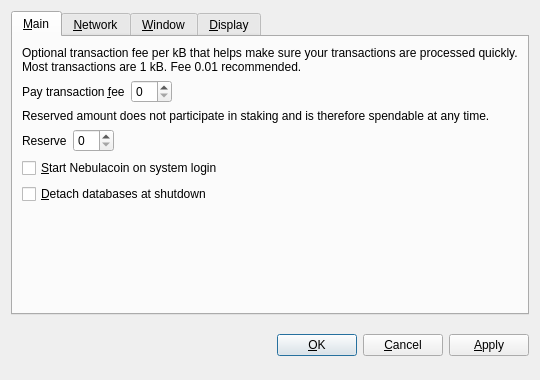
<?xml version="1.0" encoding="UTF-8"?>
<ui version="4.0">
 <class>OptionsDialog</class>
 <widget class="QDialog" name="OptionsDialog">
  <property name="geometry">
   <rect>
    <x>0</x>
    <y>0</y>
    <width>540</width>
    <height>380</height>
   </rect>
  </property>
  <property name="windowTitle">
   <string>Options</string>
  </property>
  <property name="modal">
   <bool>true</bool>
  </property>
  <layout class="QVBoxLayout" name="verticalLayout">
   <item>
    <widget class="QTabWidget" name="tabWidget">
     <property name="tabPosition">
      <enum>QTabWidget::North</enum>
     </property>
     <property name="currentIndex">
      <number>0</number>
     </property>
     <widget class="QWidget" name="tabMain">
      <attribute name="title">
       <string>&amp;Main</string>
      </attribute>
      <layout class="QVBoxLayout" name="verticalLayout_Main">
       <item>
        <widget class="QLabel" name="transactionFeeInfoLabel">
         <property name="text">
          <string>Optional transaction fee per kB that helps make sure your transactions are processed quickly. Most transactions are 1 kB. Fee 0.01 recommended.</string>
         </property>
         <property name="textFormat">
          <enum>Qt::PlainText</enum>
         </property>
         <property name="wordWrap">
          <bool>true</bool>
         </property>
        </widget>
       </item>
       <item>
        <layout class="QHBoxLayout" name="horizontalLayoutFee">
         <item>
          <widget class="QLabel" name="transactionFeeLabel">
           <property name="text">
            <string>Pay transaction &amp;fee</string>
           </property>
           <property name="textFormat">
            <enum>Qt::PlainText</enum>
           </property>
           <property name="buddy">
            <cstring>transactionFee</cstring>
           </property>
          </widget>
         </item>
         <item>
          <widget class="BitcoinAmountField" name="transactionFee"/>
         </item>
         <item>
          <spacer name="horizontalSpacerFee">
           <property name="orientation">
            <enum>Qt::Horizontal</enum>
           </property>
           <property name="sizeHint" stdset="0">
            <size>
             <width>40</width>
             <height>20</height>
            </size>
           </property>
          </spacer>
         </item>
        </layout>
       </item>
       <item>
        <widget class="QLabel" name="reserveBalanceInfoLabel">
         <property name="text">
          <string>Reserved amount does not participate in staking and is therefore spendable at any time.</string>
         </property>
         <property name="textFormat">
          <enum>Qt::PlainText</enum>
         </property>
         <property name="wordWrap">
          <bool>true</bool>
         </property>
        </widget>
       </item>
       <item>
        <layout class="QHBoxLayout" name="horizontalLayoutReserveBalance">
         <item>
          <widget class="QLabel" name="reserveBalanceLabel">
           <property name="text">
            <string>Reserve</string>
           </property>
           <property name="textFormat">
            <enum>Qt::PlainText</enum>
           </property>
           <property name="buddy">
            <cstring>reserveBalance</cstring>
           </property>
          </widget>
         </item>
         <item>
          <widget class="BitcoinAmountField" name="reserveBalance"/>
         </item>
         <item>
          <spacer name="horizontalSpacerReserveBalance">
           <property name="orientation">
            <enum>Qt::Horizontal</enum>
           </property>
           <property name="sizeHint" stdset="0">
            <size>
             <width>40</width>
             <height>20</height>
            </size>
           </property>
          </spacer>
         </item>
        </layout>
       </item>
       <item>
        <widget class="QCheckBox" name="bitcoinAtStartup">
         <property name="toolTip">
          <string>Automatically start Nebulacoin after logging in to the system.</string>
         </property>
         <property name="text">
          <string>&amp;Start Nebulacoin on system login</string>
         </property>
        </widget>
       </item>
       <item>
        <widget class="QCheckBox" name="detachDatabases">
         <property name="toolTip">
          <string>Detach block and address databases at shutdown. This means they can be moved to another data directory, but it slows down shutdown. The wallet is always detached.</string>
         </property>
         <property name="text">
          <string>&amp;Detach databases at shutdown</string>
         </property>
        </widget>
       </item>
       <item>
        <spacer name="verticalSpacer_Main">
         <property name="orientation">
          <enum>Qt::Vertical</enum>
         </property>
         <property name="sizeHint" stdset="0">
          <size>
           <width>20</width>
           <height>40</height>
          </size>
         </property>
        </spacer>
       </item>
      </layout>
     </widget>
     <widget class="QWidget" name="tabNetwork">
      <attribute name="title">
       <string>&amp;Network</string>
      </attribute>
      <layout class="QVBoxLayout" name="verticalLayout_Network">
       <item>
        <widget class="QCheckBox" name="mapPortUpnp">
         <property name="toolTip">
          <string>Automatically open the Nebulacoin client port on the router. This only works when your router supports UPnP and it is enabled.</string>
         </property>
         <property name="text">
          <string>Map port using &amp;UPnP</string>
         </property>
        </widget>
       </item>
       <item>
        <widget class="QCheckBox" name="connectSocks">
         <property name="toolTip">
          <string>Connect to the Nebulacoin network through a SOCKS proxy (e.g. when connecting through Tor).</string>
         </property>
         <property name="text">
          <string>&amp;Connect through SOCKS proxy:</string>
         </property>
        </widget>
       </item>
       <item>
        <layout class="QHBoxLayout" name="horizontalLayout_Network">
         <item>
          <widget class="QLabel" name="proxyIpLabel">
           <property name="text">
            <string>Proxy &amp;IP:</string>
           </property>
           <property name="textFormat">
            <enum>Qt::PlainText</enum>
           </property>
           <property name="buddy">
            <cstring>proxyIp</cstring>
           </property>
          </widget>
         </item>
         <item>
          <widget class="QValidatedLineEdit" name="proxyIp">
           <property name="maximumSize">
            <size>
             <width>140</width>
             <height>16777215</height>
            </size>
           </property>
           <property name="toolTip">
            <string>IP address of the proxy (e.g. 127.0.0.1)</string>
           </property>
          </widget>
         </item>
         <item>
          <widget class="QLabel" name="proxyPortLabel">
           <property name="text">
            <string>&amp;Port:</string>
           </property>
           <property name="textFormat">
            <enum>Qt::PlainText</enum>
           </property>
           <property name="buddy">
            <cstring>proxyPort</cstring>
           </property>
          </widget>
         </item>
         <item>
          <widget class="QLineEdit" name="proxyPort">
           <property name="maximumSize">
            <size>
             <width>55</width>
             <height>16777215</height>
            </size>
           </property>
           <property name="toolTip">
            <string>Port of the proxy (e.g. 9050)</string>
           </property>
          </widget>
         </item>
         <item>
          <widget class="QLabel" name="socksVersionLabel">
           <property name="text">
            <string>SOCKS &amp;Version:</string>
           </property>
           <property name="textFormat">
            <enum>Qt::PlainText</enum>
           </property>
           <property name="buddy">
            <cstring>socksVersion</cstring>
           </property>
          </widget>
         </item>
         <item>
          <widget class="QValueComboBox" name="socksVersion">
           <property name="toolTip">
            <string>SOCKS version of the proxy (e.g. 5)</string>
           </property>
          </widget>
         </item>
         <item>
          <spacer name="horizontalSpacer_Network">
           <property name="orientation">
            <enum>Qt::Horizontal</enum>
           </property>
           <property name="sizeHint" stdset="0">
            <size>
             <width>40</width>
             <height>20</height>
            </size>
           </property>
          </spacer>
         </item>
        </layout>
       </item>
       <item>
        <spacer name="verticalSpacer_Network">
         <property name="orientation">
          <enum>Qt::Vertical</enum>
         </property>
         <property name="sizeHint" stdset="0">
          <size>
           <width>20</width>
           <height>40</height>
          </size>
         </property>
        </spacer>
       </item>
      </layout>
     </widget>
     <widget class="QWidget" name="tabWindow">
      <attribute name="title">
       <string>&amp;Window</string>
      </attribute>
      <layout class="QVBoxLayout" name="verticalLayout_Window">
       <item>
        <widget class="QCheckBox" name="minimizeToTray">
         <property name="toolTip">
          <string>Show only a tray icon after minimizing the window.</string>
         </property>
         <property name="text">
          <string>&amp;Minimize to the tray instead of the taskbar</string>
         </property>
        </widget>
       </item>
       <item>
        <widget class="QCheckBox" name="minimizeOnClose">
         <property name="toolTip">
          <string>Minimize instead of exit the application when the window is closed. When this option is enabled, the application will be closed only after selecting Quit in the menu.</string>
         </property>
         <property name="text">
          <string>M&amp;inimize on close</string>
         </property>
        </widget>
       </item>
       <item>
        <spacer name="verticalSpacer_Window">
         <property name="orientation">
          <enum>Qt::Vertical</enum>
         </property>
         <property name="sizeHint" stdset="0">
          <size>
           <width>20</width>
           <height>40</height>
          </size>
         </property>
        </spacer>
       </item>
      </layout>
     </widget>
     <widget class="QWidget" name="tabDisplay">
      <attribute name="title">
       <string>&amp;Display</string>
      </attribute>
      <layout class="QVBoxLayout" name="verticalLayout_Display">
       <item>
        <layout class="QHBoxLayout" name="horizontalLayout_1_Display">
         <item>
          <widget class="QLabel" name="langLabel">
           <property name="text">
            <string>User Interface &amp;language:</string>
           </property>
           <property name="textFormat">
            <enum>Qt::PlainText</enum>
           </property>
           <property name="buddy">
            <cstring>lang</cstring>
           </property>
          </widget>
         </item>
         <item>
          <widget class="QValueComboBox" name="lang">
           <property name="toolTip">
            <string>The user interface language can be set here. This setting will take effect after restarting Nebulacoin.</string>
           </property>
          </widget>
         </item>
        </layout>
       </item>
       <item>
        <layout class="QHBoxLayout" name="horizontalLayout_2_Display">
         <item>
          <widget class="QLabel" name="unitLabel">
           <property name="text">
            <string>&amp;Unit to show amounts in:</string>
           </property>
           <property name="textFormat">
            <enum>Qt::PlainText</enum>
           </property>
           <property name="buddy">
            <cstring>unit</cstring>
           </property>
          </widget>
         </item>
         <item>
          <widget class="QValueComboBox" name="unit">
           <property name="toolTip">
            <string>Choose the default subdivision unit to show in the interface and when sending coins.</string>
           </property>
          </widget>
         </item>
        </layout>
       </item>
       <item>
        <widget class="QCheckBox" name="displayAddresses">
         <property name="toolTip">
          <string>Whether to show Nebulacoin addresses in the transaction list or not.</string>
         </property>
         <property name="text">
          <string>&amp;Display addresses in transaction list</string>
         </property>
        </widget>
       </item>
       <item>
        <widget class="QCheckBox" name="coinControlFeatures">
         <property name="toolTip">
          <string>Whether to show coin control features or not.</string>
         </property>
         <property name="text">
          <string>Display coin &amp;control features (experts only!)</string>
         </property>
        </widget>
       </item>
       <item>
        <spacer name="verticalSpacer_Display">
         <property name="orientation">
          <enum>Qt::Vertical</enum>
         </property>
         <property name="sizeHint" stdset="0">
          <size>
           <width>20</width>
           <height>40</height>
          </size>
         </property>
        </spacer>
       </item>
      </layout>
     </widget>
    </widget>
   </item>
   <item>
    <layout class="QHBoxLayout" name="horizontalLayout_Buttons">
     <item>
      <spacer name="horizontalSpacer_1">
       <property name="orientation">
        <enum>Qt::Horizontal</enum>
       </property>
       <property name="sizeHint" stdset="0">
        <size>
         <width>40</width>
         <height>48</height>
        </size>
       </property>
      </spacer>
     </item>
     <item>
      <widget class="QLabel" name="statusLabel">
       <property name="font">
        <font>
         <weight>75</weight>
         <bold>true</bold>
        </font>
       </property>
       <property name="text">
        <string/>
       </property>
       <property name="textFormat">
        <enum>Qt::PlainText</enum>
       </property>
       <property name="wordWrap">
        <bool>true</bool>
       </property>
      </widget>
     </item>
     <item>
      <spacer name="horizontalSpacer_2">
       <property name="orientation">
        <enum>Qt::Horizontal</enum>
       </property>
       <property name="sizeHint" stdset="0">
        <size>
         <width>40</width>
         <height>48</height>
        </size>
       </property>
      </spacer>
     </item>
     <item>
      <widget class="QPushButton" name="okButton">
       <property name="text">
        <string>&amp;OK</string>
       </property>
      </widget>
     </item>
     <item>
      <widget class="QPushButton" name="cancelButton">
       <property name="text">
        <string>&amp;Cancel</string>
       </property>
       <property name="autoDefault">
        <bool>false</bool>
       </property>
      </widget>
     </item>
     <item>
      <widget class="QPushButton" name="applyButton">
       <property name="text">
        <string>&amp;Apply</string>
       </property>
       <property name="autoDefault">
        <bool>false</bool>
       </property>
      </widget>
     </item>
    </layout>
   </item>
  </layout>
 </widget>
 <customwidgets>
  <customwidget>
   <class>BitcoinAmountField</class>
   <extends>QSpinBox</extends>
   <header>bitcoinamountfield.h</header>
  </customwidget>
  <customwidget>
   <class>QValueComboBox</class>
   <extends>QComboBox</extends>
   <header>qvaluecombobox.h</header>
  </customwidget>
  <customwidget>
   <class>QValidatedLineEdit</class>
   <extends>QLineEdit</extends>
   <header>qvalidatedlineedit.h</header>
  </customwidget>
 </customwidgets>
 <resources/>
 <connections/>
</ui>
